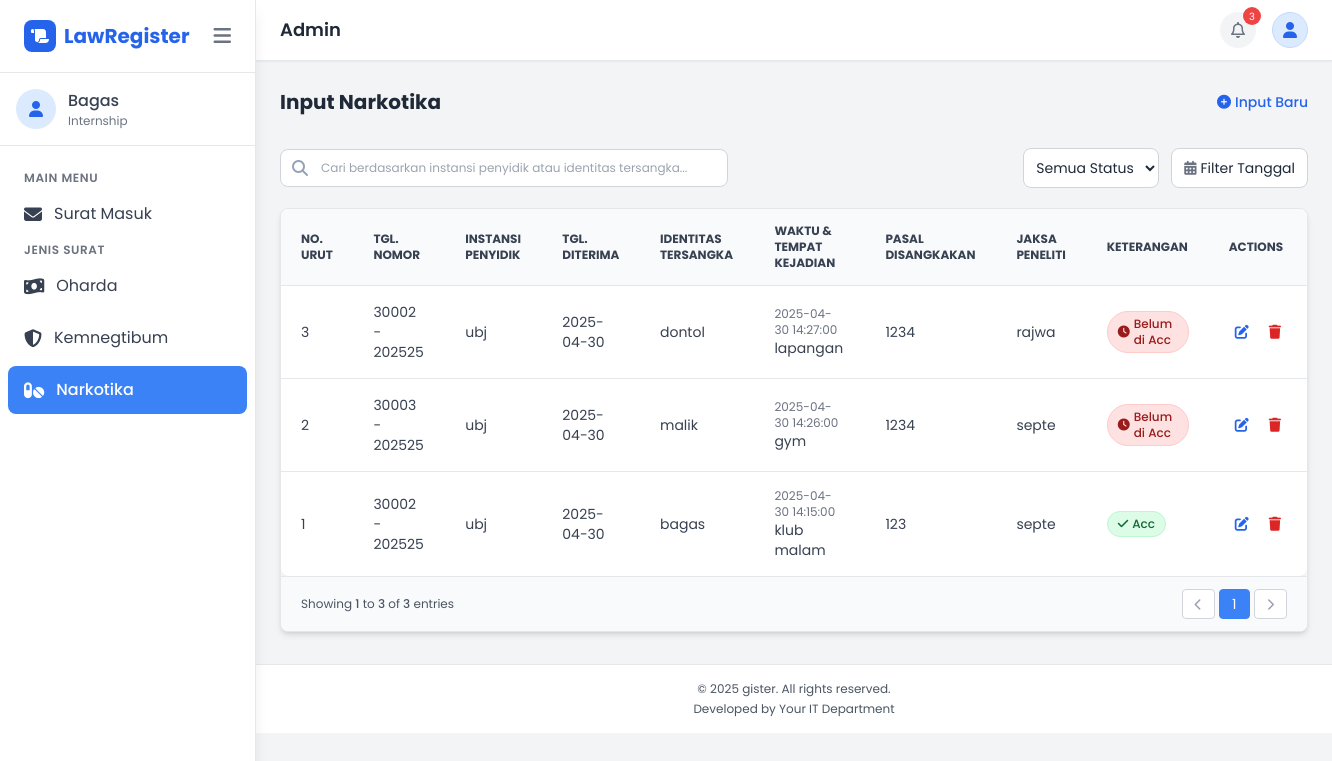
Screenshot of /user/narkotika/narkotika.php with the database file from the repository.
### tables this page shows
CREATE TABLE `oharda` (
  `id` int(11) NOT NULL,
  `no_urut` varchar(50) DEFAULT NULL,
  `tanggal_nomor` varchar(100) DEFAULT NULL,
  `instansi_penyidik` varchar(100) DEFAULT NULL,
  `tgl_diterima_kejaksaan` date DEFAULT NULL,
  `identitas_tersangka` text DEFAULT NULL,
  `waktu_kejadian` datetime DEFAULT NULL,
  `tempat_kejadian` varchar(255) DEFAULT NULL,
  `pasal_disangkakan` text DEFAULT NULL,
  `jaksa_peneliti` varchar(100) DEFAULT NULL,
  `keterangan` text DEFAULT NULL
);

### user/narkotika/narkotika.php (the view, shortened to what this page needs)
<!DOCTYPE html>
<html lang="en">
<head>
  <script src="https://cdn.tailwindcss.com"></script>
  <link rel="stylesheet" href="https://cdnjs.cloudflare.com/ajax/libs/font-awesome/6.4.0/css/all.min.css" />
</head>
<body class="bg-gray-100 text-gray-800">
<?php
require_once '../../config.php';
$items_per_page = 7;
$page = isset($_GET['page']) ? max(1, (int)$_GET['page']) : 1;
$offset = ($page - 1) * $items_per_page;
$sql_total = "SELECT COUNT(*) as total FROM oharda";
$result_total = mysqli_query($mysqli, $sql_total);
$total_surat = mysqli_fetch_assoc($result_total)['total'];
$sql_data = "SELECT * FROM oharda ORDER BY id DESC LIMIT $offset, $items_per_page";
$result = mysqli_query($mysqli, $sql_data);
$total_pages = ceil($total_surat / $items_per_page);
?>
  <div class="flex h-screen bg-gray-100">
    <aside id="sidebar" class="transition-transform duration-300 transform translate-x-0 flex flex-col bg-white text-gray-700 h-screen fixed top-0 left-0 z-40 border-r border-gray-200 shadow-lg w-64">
      <div class="flex items-center justify-between px-6 py-5 border-b border-gray-200">
        <div class="flex items-center gap-2" id="sidebar-title">
          <div class="h-8 w-8 bg-blue-600 rounded-lg flex items-center justify-center">
            <i class="fas fa-scroll text-white"></i>
          </div>
          <div class="text-xl font-bold text-blue-600">LawRegister</div>
        </div>
        <button id="sidebar-toggle" class="text-gray-500 hover:text-gray-700 text-xl focus:outline-none">
          <i class="fas fa-bars"></i>
        </button>
      </div>
      <div class="px-4 py-4 border-b border-gray-200">
        <div class="flex items-center gap-3">
          <div class="h-10 w-10 rounded-full bg-blue-100 flex items-center justify-center">
            <i class="fas fa-user text-blue-600"></i>
          </div>
          <div class="menu-label">
            <div class="font-medium">Bagas</div>
            <div class="text-xs text-gray-500">Internship</div>
          </div>
        </div>
      </div>
      <nav class="flex-1 px-2 py-6 space-y-1 overflow-y-auto">
        <p class="px-4 text-xs font-semibold text-gray-500 uppercase tracking-wider menu-label">Main Menu</p>
        <a href="../surat_masuk/main.php"
          class="flex items-center gap-3 py-2.5 px-4 rounded-lg transition-all <?php echo strpos($_SERVER['PHP_SELF'], 'surat_masuk.php') !== false ? 'bg-blue-500 text-white active-menu' : 'hover:bg-blue-500 hover:text-white'; ?>">
          <i class="fas fa-envelope menu-icon text-lg"></i>
          <span class="menu-label">Surat Masuk</span>
        </a>
        <p class="px-4 text-xs font-semibold text-gray-500 uppercase tracking-wider mt-6 menu-label">Jenis Surat</p>
        <a href="../oharda/oharda.php"
          class="flex items-center gap-3 py-2.5 px-4 rounded-lg transition-all <?php echo strpos($_SERVER['PHP_SELF'], 'oharda.php') !== false ? 'bg-blue-500 text-white active-menu' : 'hover:bg-gray-100'; ?>">
          <i class="fas fa-money-bill-wave menu-icon text-lg"></i>
          <span class="menu-label">Oharda</span>
        </a>
        <a href="../kemnegtibum/kemnegtibum.php"
          class="flex items-center gap-3 py-2.5 px-4 rounded-lg transition-all <?php echo strpos($_SERVER['PHP_SELF'], 'kemnegtibum.php') !== false ? 'bg-blue-500 text-white active-menu' : 'hover:bg-gray-100'; ?>">
          <i class="fas fa-shield-alt menu-icon text-lg"></i>
          <span class="menu-label">Kemnegtibum</span>
        </a>
        <a href="../narkotika/narkotika.php"
          class="flex items-center gap-3 py-2.5 px-4 rounded-lg transition-all <?php echo strpos($_SERVER['PHP_SELF'], 'narkotika.php') !== false ? 'bg-blue-500 text-white active-menu' : 'hover:bg-gray-100'; ?>">
          <i class="fas fa-pills menu-icon text-lg"></i>
          <span class="menu-label">Narkotika</span>
        </a>
      </nav>
    </aside>
    <div class="flex-1 transition-all duration-300 ml-0 md:ml-64" id="main-wrapper">
      <header class="fixed top-0 left-0 right-0 bg-white border-b border-gray-200 shadow-sm z-30 ml-0 md:ml-64 transition-all duration-300" id="main-header">
        <div class="flex justify-between items-center px-6 py-3">
          <div class="flex items-center gap-3">
            <div class="text-lg font-semibold text-gray-800">Admin</div>
          </div>
          <div class="flex items-center gap-4">
            <div class="relative">
              <a href="#" class="flex h-9 w-9 items-center justify-center rounded-full bg-gray-100 text-gray-500 hover:bg-gray-200 transition-colors">
                <i class="far fa-bell"></i>
                <span class="notification-badge">3</span>
              </a>
            </div>
            <div class="relative">
              <button id="profileBtn" class="h-9 w-9 rounded-full bg-blue-100 flex items-center justify-center border border-blue-200 hover:bg-blue-200 transition-colors focus:outline-none">
                <i class="fas fa-user text-blue-600"></i>
              </button>
            </div>
          </div>
        </div>
      </header>
      <main id="main-content" class="pt-16 px-6 pb-8">
        <section class="mb-8">
          <div class="flex items-center justify-between mb-4 mt-6">
            <h2 class="text-xl font-bold text-gray-800">Input Narkotika</h2>
            <button id="toggleForm" class="text-blue-600 hover:text-blue-800 flex items-center text-sm font-medium">
              <i class="fas fa-plus-circle mr-1"></i> Input Baru
            </button>
          </div>
        </section>
        <section class="mb-5">
          <div class="flex flex-col md:flex-row md:items-center md:justify-between gap-4">
            <div class="search-container flex-grow max-w-md">
              <div class="relative">
                <i class="fas fa-search search-icon"></i>
                <input type="text" id="searchInput" onkeyup="searchTable()" placeholder="Cari berdasarkan instansi penyidik atau identitas tersangka..." class="w-full p-2.5 pl-10 border border-gray-300 rounded-lg text-xs" />
              </div>
            </div>
            <div class="flex gap-3">
              <select id="statusFilter" onchange="filterByStatus()" class="border border-gray-300 rounded-lg p-2 text-sm bg-white">
                <option value="all">Semua Status</option>
              </select>
              <button class="flex items-center gap-1 bg-white border border-gray-300 rounded-lg px-3 py-2 text-sm hover:bg-gray-50 transition" id="filterTanggalButton">
                <i class="fas fa-calendar-alt text-gray-500"></i>
                <span>Filter Tanggal</span>
              </button>
            </div>
          </div>
        </section>
        <section class="bg-white rounded-lg border border-gray-200 shadow-md overflow-hidden">
          <div class="table-container hidden sm:block">
            <table class="w-full text-sm text-left text-gray-700" id="dataTable">
              <thead class="text-xs text-gray-700 uppercase bg-gray-50 border-b border-gray-200">
                <tr>
                  <th class="px-5 py-3.5">No. Urut</th>
                  <th class="px-5 py-3.5">Tgl. Nomor</th>
                  <th class="px-5 py-3.5">Instansi Penyidik</th>
                  <th class="px-5 py-3.5">Tgl. Diterima</th>
                  <th class="px-5 py-3.5">Identitas Tersangka</th>
                  <th class="px-5 py-3.5">Waktu & Tempat Kejadian</th>
                  <th class="px-5 py-3.5">Pasal Disangkakan</th>
                  <th class="px-5 py-3.5">Jaksa Peneliti</th>
                  <th class="px-5 py-3.5">Keterangan</th>
                  <th class="px-5 py-3.5">Actions</th>
                </tr>
              </thead>
              <tbody class="divide-y divide-gray-200" id="tableBody">
                <?php
                if (mysqli_num_rows($result) > 0) {
                  mysqli_data_seek($result, 0);
                  while ($row = mysqli_fetch_assoc($result)) {
                    $keterangan = strtolower(trim($row['keterangan']));
                    $warna_keterangan = $keterangan === 'belum di acc'
                      ? 'bg-red-100 text-red-800 border border-red-200'
                      : 'bg-green-100 text-green-800 border border-green-200';
                    $status_icon = $keterangan === 'belum di acc'
                      ? '<i class="fas fa-clock mr-1"></i>'
                      : '<i class="fas fa-check mr-1"></i>';
                ?>
                  <tr class="hover:bg-gray-50 data-status-<?php echo $keterangan === 'belum di acc' ? 'belum' : 'acc'; ?>">
                    <td class="px-5 py-4"><?php echo $row['no_urut']; ?></td>
                    <td class="px-5 py-4"><?php echo $row['tanggal_nomor']; ?></td>
                    <td class="px-5 py-4"><?php echo $row['instansi_penyidik']; ?></td>
                    <td class="px-5 py-4"><?php echo $row['tgl_diterima_kejaksaan']; ?></td>
                    <td class="px-5 py-4"><?php echo $row['identitas_tersangka']; ?></td>
                    <td class="px-5 py-4">
                      <div class="text-xs text-gray-500"><?php echo $row['waktu_kejadian']; ?></div>
                      <div><?php echo $row['tempat_kejadian']; ?></div>
                    </td>
                    <td class="px-5 py-4"><?php echo $row['pasal_disangkakan']; ?></td>
                    <td class="px-5 py-4"><?php echo $row['jaksa_peneliti']; ?></td>
                    <td class="px-5 py-4">
                      <span class="inline-flex items-center px-2.5 py-1 text-xs font-medium <?php echo $warna_keterangan; ?> rounded-full">
                        <?php echo $status_icon . $row['keterangan']; ?>
                      </span>
                    </td>
                    <td class="px-5 py-4">
                      <div class="flex gap-2">
                        <a href="edit.php?id=<?php echo $row['id']; ?>" class="text-blue-600 hover:text-blue-900 p-1.5 rounded-full hover:bg-blue-100 transition-all">
                          <i class="fas fa-edit"></i>
                        </a>
                        <a href="delete.php?id=<?php echo $row['id']; ?>" class="text-red-600 hover:text-red-900 p-1.5 rounded-full hover:bg-red-100 transition-all" onclick="return confirm('Apakah Anda yakin ingin menghapus data ini?')">
                          <i class="fas fa-trash"></i>
                        </a>
                      </div>
                    </td>
                  </tr>
                <?php
                  }
                } else {
                  echo "<tr><td colspan='10' class='px-5 py-4 text-center text-gray-500'>Tidak ada data perkara.</td></tr>";
                }
                ?>
              </tbody>
            </table>
          </div>
          <div class="px-5 py-3 border-t border-gray-200 bg-gray-50 flex items-center justify-between">
            <div class="text-xs text-gray-600">
              Showing <span class="font-medium"><?php echo ($page - 1) * $items_per_page + 1; ?></span>
              to <span class="font-medium"><?php echo min($page * $items_per_page, $total_surat); ?></span>
              of <span class="font-medium"><?php echo $total_surat; ?></span> entries
            </div>
            <div class="flex space-x-1">
              <a href="?page=<?php echo max(1, $page - 1); ?>" class="px-3 py-1 rounded border border-gray-300 text-sm bg-white <?php echo ($page == 1 ? 'text-gray-400 cursor-not-allowed' : 'hover:bg-gray-50 text-gray-700'); ?>">
                <i class="fas fa-chevron-left text-xs"></i>
              </a>
              <?php for ($i = 1; $i <= $total_pages; $i++): ?>
                <a href="?page=<?php echo $i; ?>" class="px-3 py-1 rounded border text-sm <?php echo ($i == $page ? 'bg-blue-500 border-blue-500 text-white' : 'bg-white border-gray-300 hover:bg-gray-50 text-gray-700'); ?>">
                  <?php echo $i; ?>
                </a>
              <?php endfor; ?>
              <a href="?page=<?php echo min($total_pages, $page + 1); ?>" class="px-3 py-1 rounded border border-gray-300 text-sm bg-white <?php echo ($page == $total_pages ? 'text-gray-400 cursor-not-allowed' : 'hover:bg-gray-50 text-gray-700'); ?>">
                <i class="fas fa-chevron-right text-xs"></i>
              </a>
            </div>
          </div>
        </section>
      </main>
      <footer class="bg-white border-t border-gray-200 py-4 text-center text-gray-600 text-xs mt-auto transition-all duration-300" id="main-footer">
        <div class="px-6">
          <p>&copy; 2025 gister. All rights reserved.</p>
          <p class="mt-1">Developed by Your IT Department</p>
        </div>
      </footer>
    </div>
  </div>
</body>
</html>

### user/narkotika/narkotika.php (style rules this page uses)
body { font-family: 'Poppins', sans-serif; }
.active-menu { background-color: #3b82f6; color: white; font-weight: 500; }
.table-container { overflow-x: auto; border-radius: 8px; box-shadow: 0 4px 6px -1px rgba(0, 0, 0, 0.1); }
thead th { position: sticky; top: 0; z-index: 10; }
tbody tr { transition: all 0.2s ease; }
.search-container { position: relative; }
.search-icon { position: absolute; left: 12px; top: 50%; transform: translateY(-50%); color: #94a3b8; }
.notification-badge { position: absolute; top: -5px; right: -5px; height: 18px; width: 18px; background-color: #ef4444; border-radius: 50%; color: white; font-size: 10px; display: flex; align-items: center; justify-content: center; }
html { scroll-behavior: smooth; }

### rows the page displays
oharda: no_urut "3", tanggal_nomor "30002 - 202525", instansi_penyidik "ubj", tgl_diterima_kejaksaan "2025-04-30", identitas_tersangka "dontol", waktu_kejadian "2025-04-30 14:27:00", tempat_kejadian "lapangan", pasal_disangkakan "1234", jaksa_peneliti "rajwa", keterangan "Belum di Acc"
oharda: no_urut "2", tanggal_nomor "30003 - 202525", instansi_penyidik "ubj", tgl_diterima_kejaksaan "2025-04-30", identitas_tersangka "malik", waktu_kejadian "2025-04-30 14:26:00", tempat_kejadian "gym", pasal_disangkakan "1234", jaksa_peneliti "septe", keterangan "Belum di Acc"
oharda: no_urut "1", tanggal_nomor "30002 - 202525", instansi_penyidik "ubj", tgl_diterima_kejaksaan "2025-04-30", identitas_tersangka "bagas", waktu_kejadian "2025-04-30 14:15:00", tempat_kejadian "klub malam", pasal_disangkakan "123", jaksa_peneliti "septe", keterangan "Acc"

### other values shown
min($page * $items_per_page, $total_surat) "3"
$total_surat "3"
